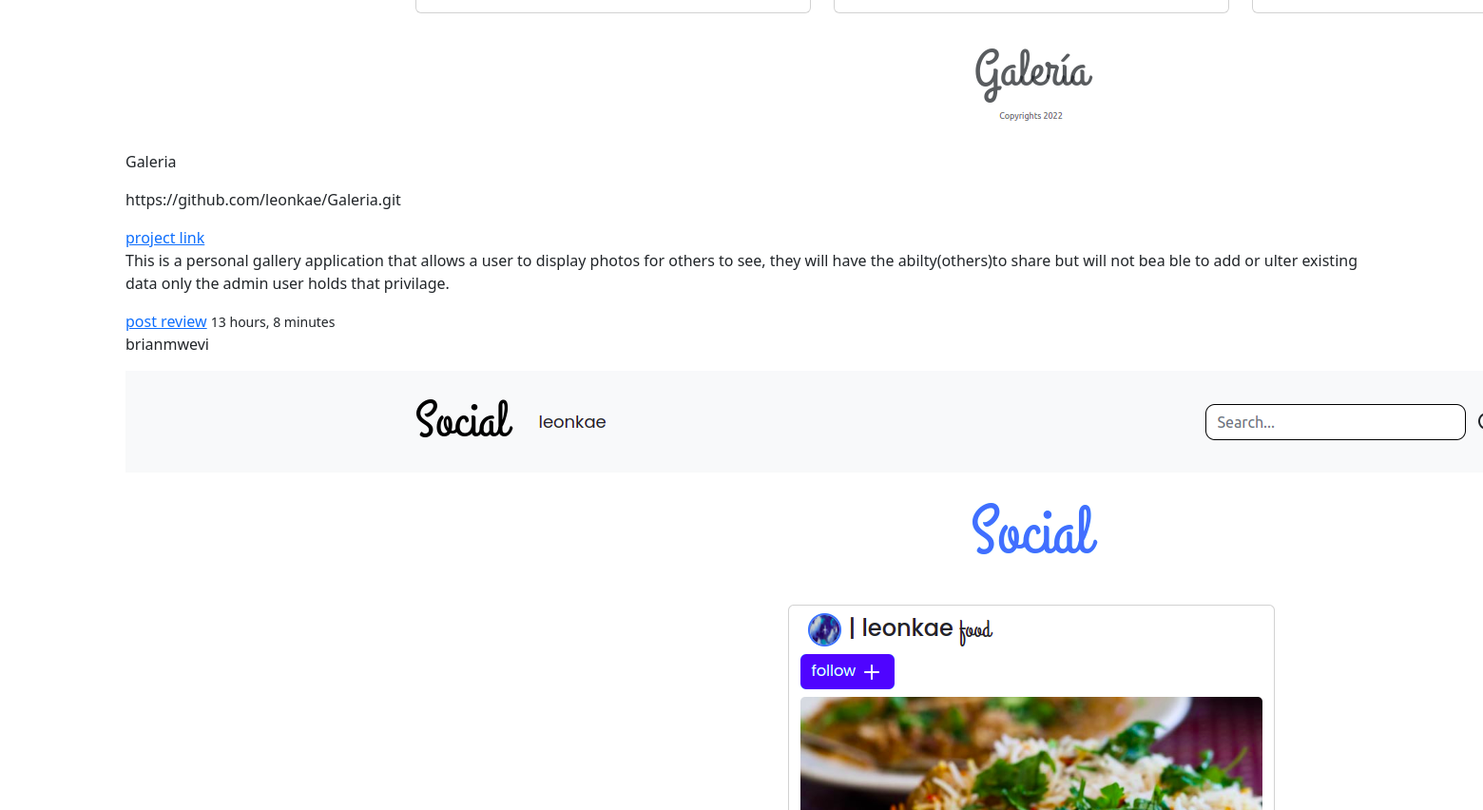
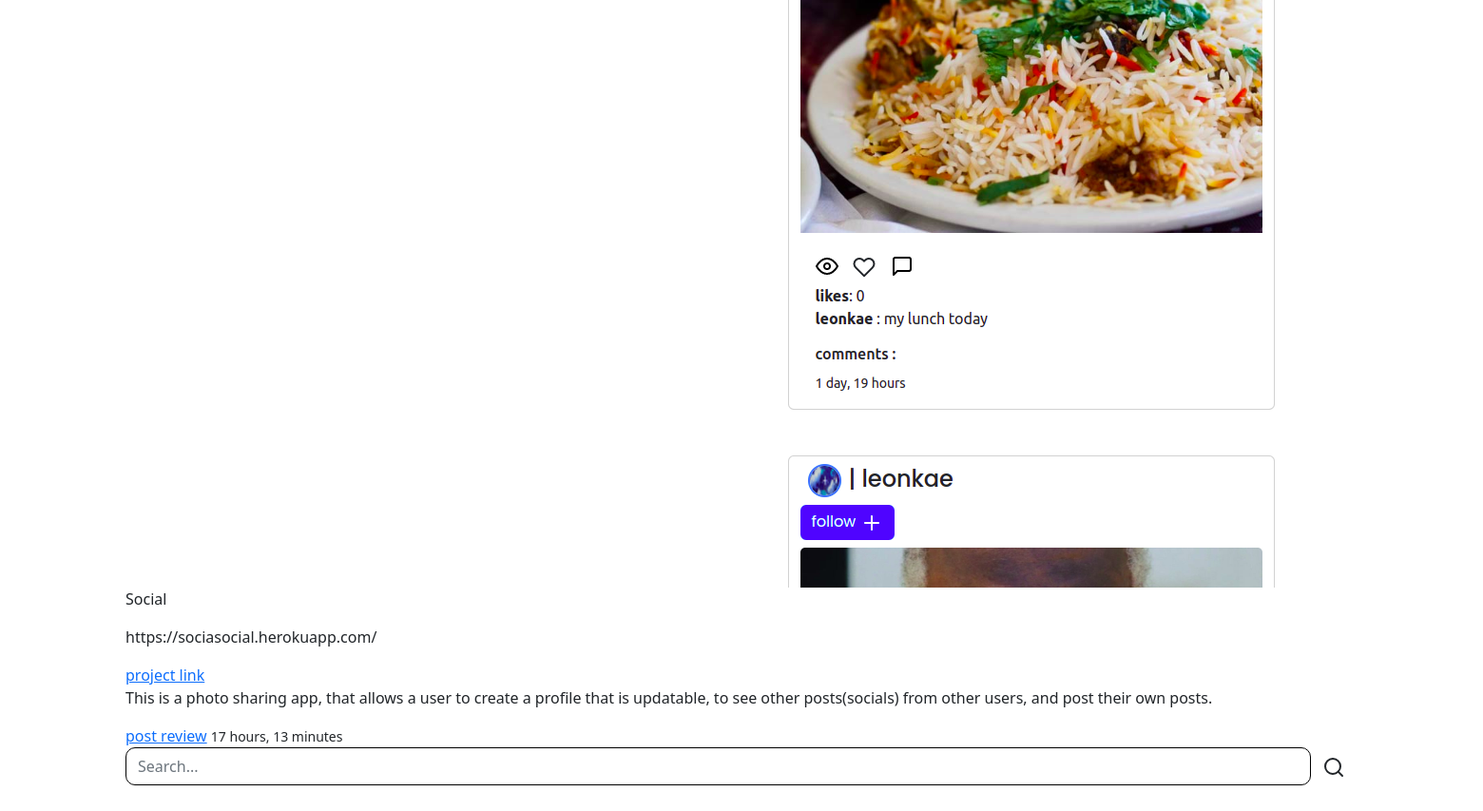
Before: / (lower part) with the older database file (2 pictures, top to bottom).
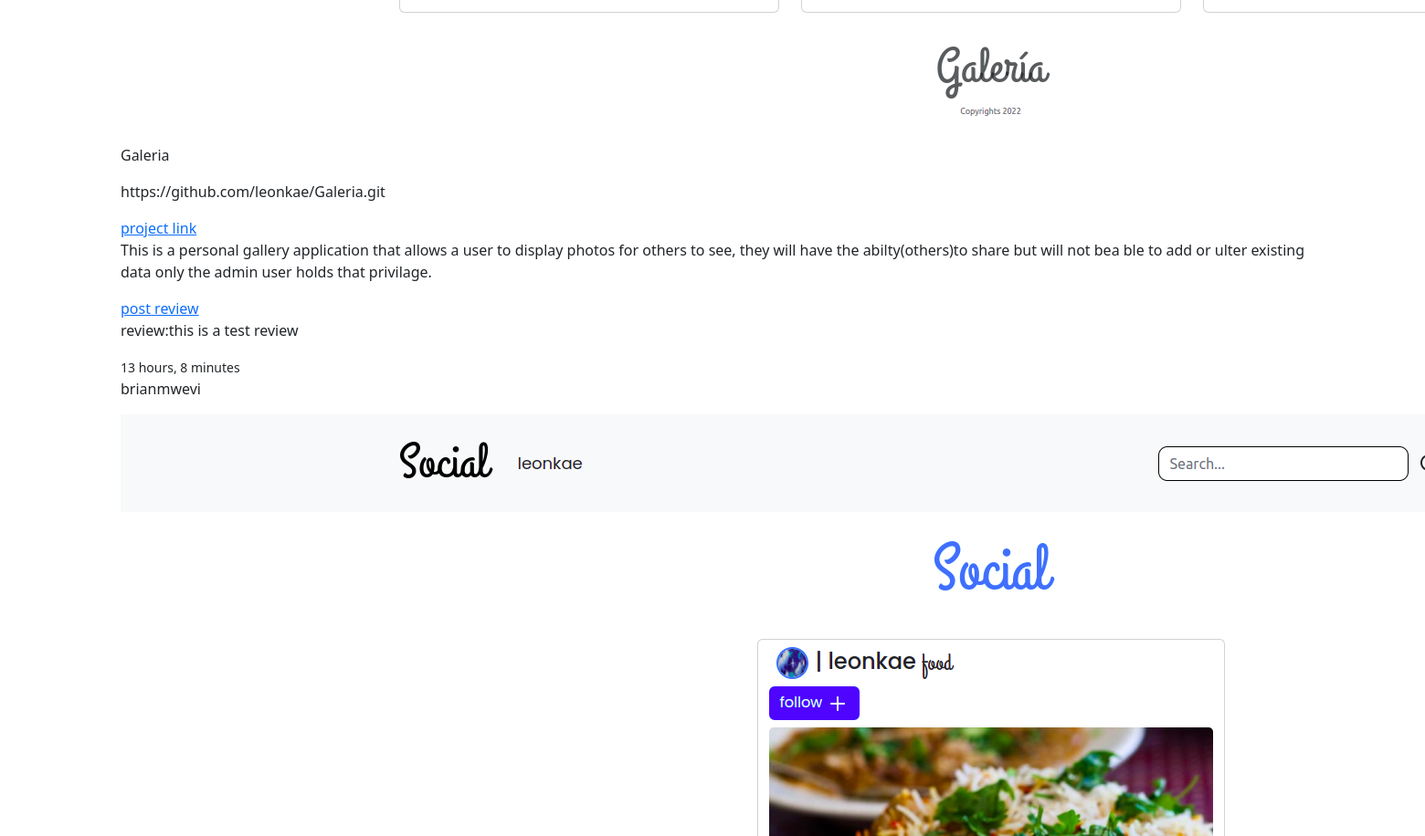
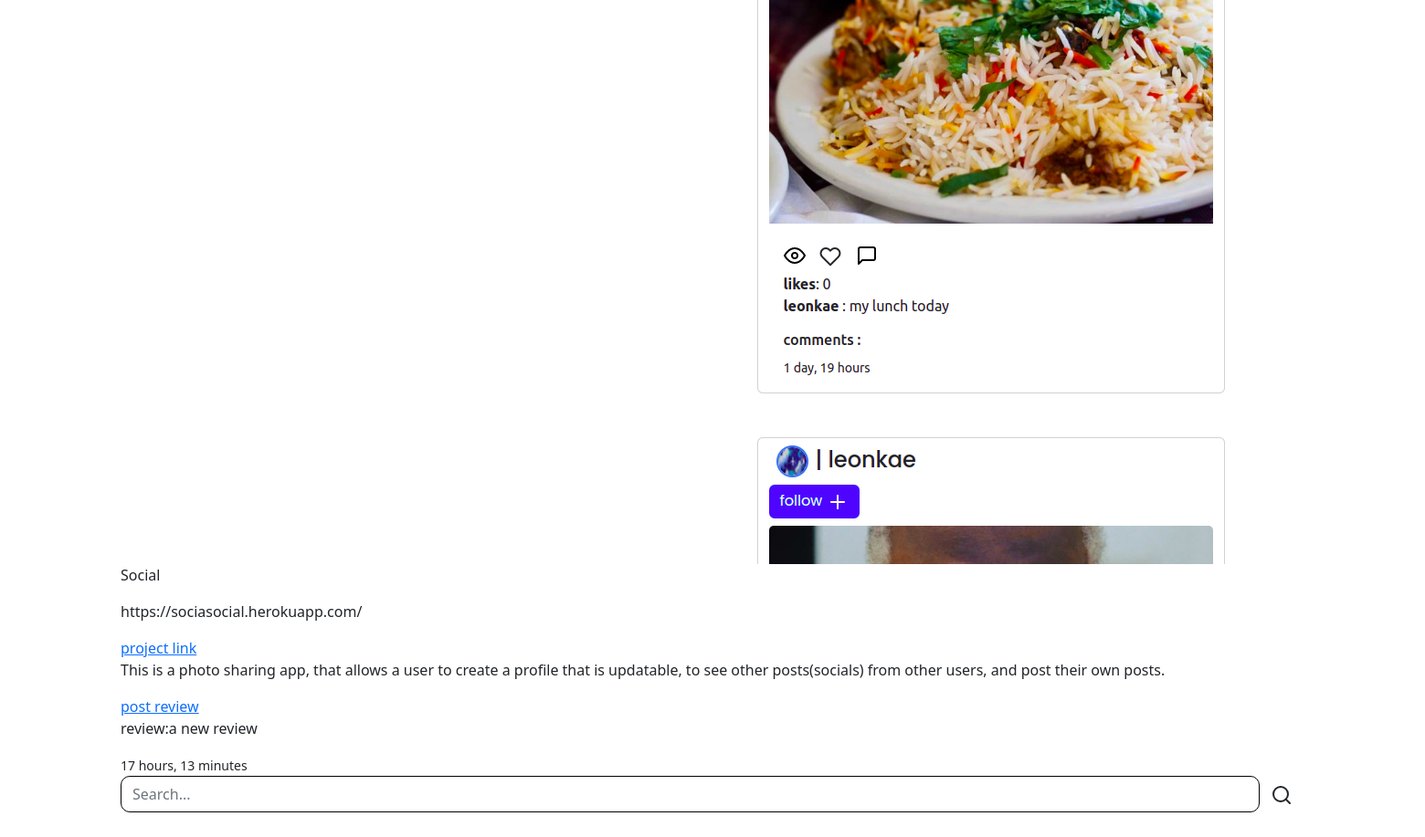
After: the same page with the newer database file (2 pictures, top to bottom).
### critique/models.py (models this page shows, shortened)
class Project(models.Model):
    image = models.ImageField(upload_to='media/', default='')
    projectname =models.CharField(max_length=100)
    description=models.CharField(max_length=255, null=False, blank=False)
    likes =models.ManyToManyField(User, related_name='critique_image')
    created = models.DateTimeField(auto_now_add=True)
    modified =models.DateTimeField(auto_now=True)
    reviews =models.ManyToManyField('Reviews',blank=True)
    urls = models.URLField()
    profile = models.ForeignKey(Profile, on_delete=models.CASCADE)

class Profile(models.Model):
    pro_picture =models.ImageField(upload_to ='profile/', default='')
    bio = models.TextField(max_length=255)
    user = models.ForeignKey(User, on_delete=models.CASCADE,related_name='profile')
    email= models.EmailField()
    def __str__(self):
        return self.user.username

class Reviews(models.Model):
    user = models.ForeignKey(User, on_delete=models.CASCADE)
    text = models.TextField()
    created = models.DateTimeField(auto_now_add=True)
    modified =models.DateTimeField(auto_now=True)
    user_post =models.ForeignKey('Project', on_delete=models.CASCADE, related_name='user_reviews')

### critique/views.py (the view)
# urls.py: path('', views.home, name='home'),
def home(request):
    images=Project.objects.order_by("-created").all()
    return render(request,'critiques/home.html', {'images':images})

### critique/templates/critiques/home.html (shortened to what this page needs)
{% extends 'critiques/base.html' %} {% block content %}
<div class="container">
  {% for image in images %}
  <p>{{image.profile}}</p>
  <img src="{{image.image.url}}" alt="img.." />
  <p>{{image.projectname}}</p>
  <p>{{image.urls}}</p>
  <a href="{{image.urls}}">project link</a>
  <p>{{image.description}}</p>
  <a href="{% url 'review' image.pk %}">post review</a>
  {% for review in image.reviews.all|slice:'2' %}
  <p>review:{{review.text}}</p>
  {% endfor %}
  <small>{{image.created|timesince}}</small>
  {% endfor %}
  <form class="navbar-form" method="POST" action="{% url 'search' %}">
    <div class="input-group">
      <input
        type="search"
        id="search"
        class="form-control"
        placeholder="Search..."
        name="searched"
        style="border-radius: 10px; border: solid 1px black"
      />
      <div class="input-group-btn">
        <button class="btn btn-default" type="submit">
          <i class="glyphicon glyphicon-search"
            ><svg
              xmlns="http://www.w3.org/2000/svg"
              width="24"
              height="24"
              viewBox="0 0 24 24"
              fill="none"
              stroke="currentColor"
              stroke-width="2"
              stroke-linecap="round"
              stroke-linejoin="round"
              class="feather feather-search"
            >
              <circle cx="11" cy="11" r="8"></circle>
              <line x1="21" y1="21" x2="16.65" y2="16.65"></line></svg
          ></i>
        </button>
      </div>
    </div>
  </form>
</div>
{% endblock %}

Changed rows visible on the page:
added Reviews: text "this is a test review", shown under Project "Galeria"
added Reviews: text "a new review", shown under Project "Social"
